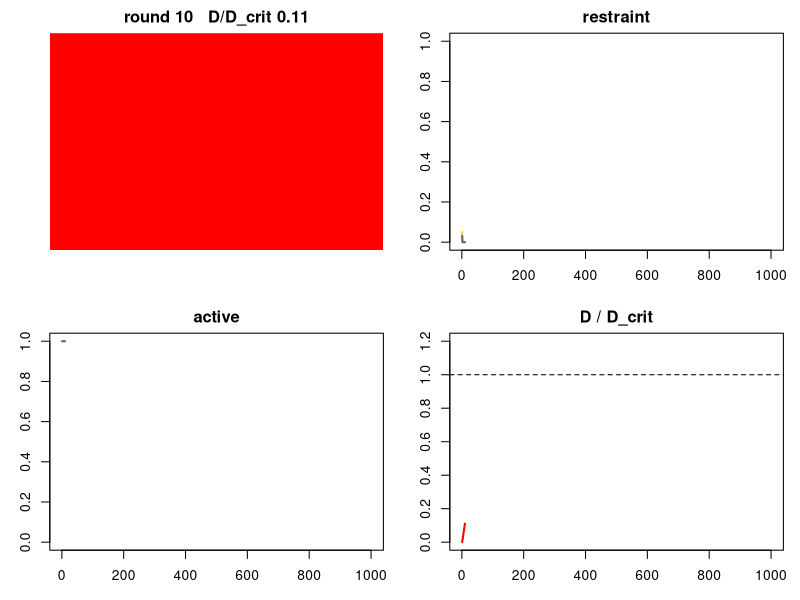
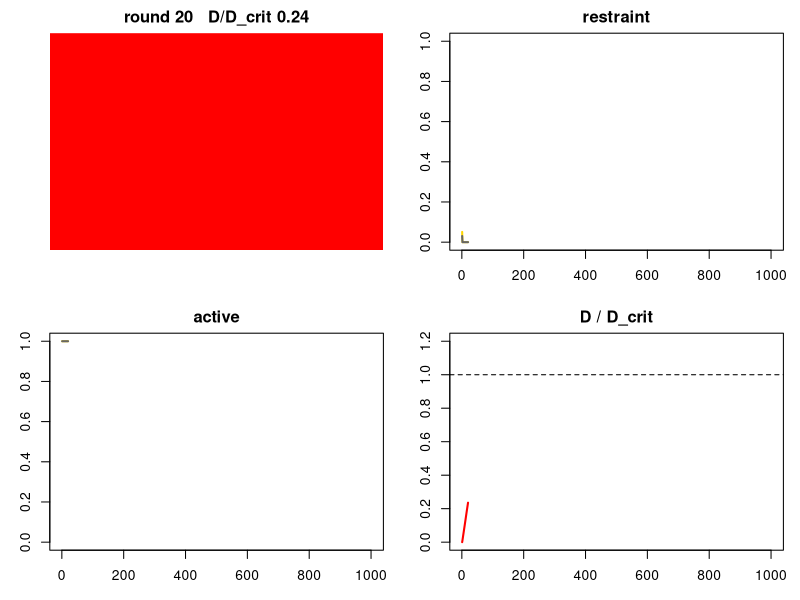
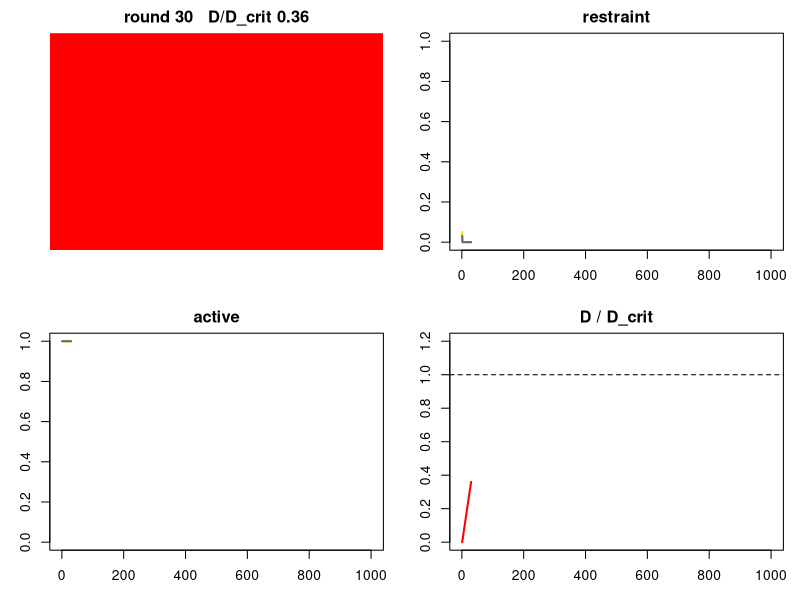
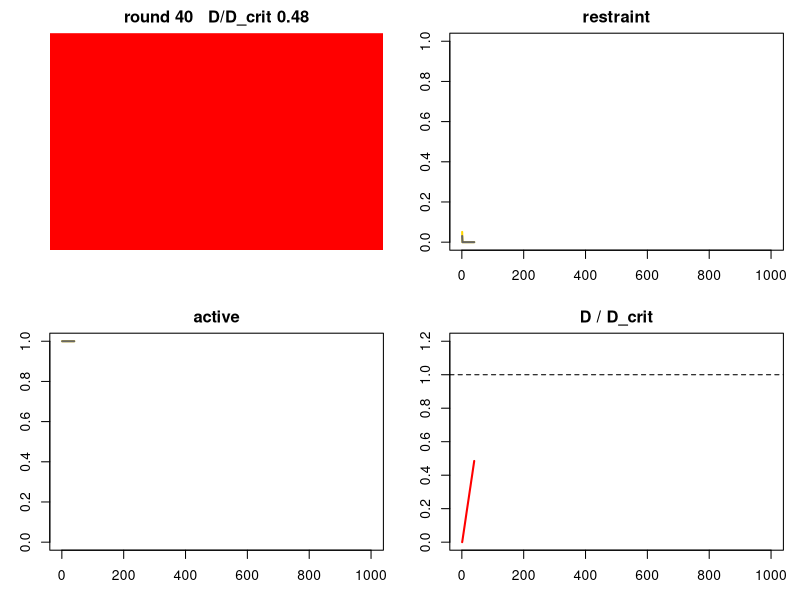
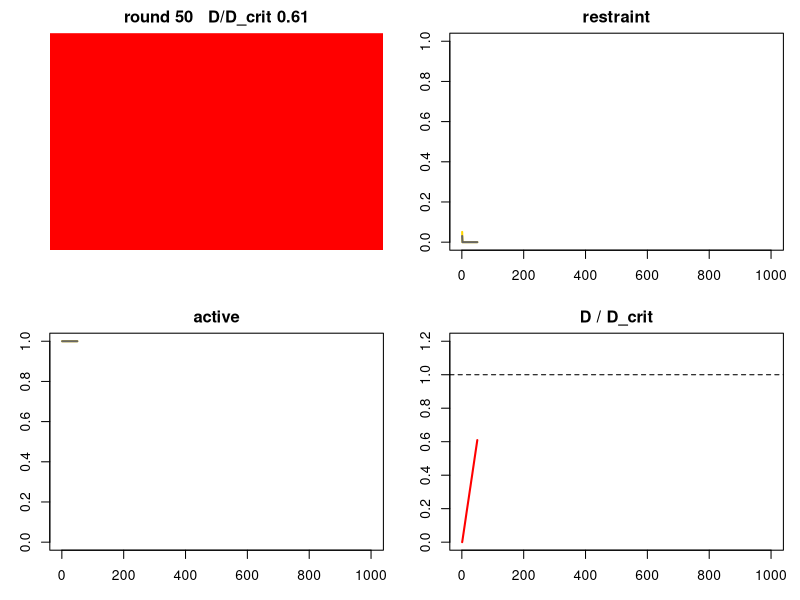
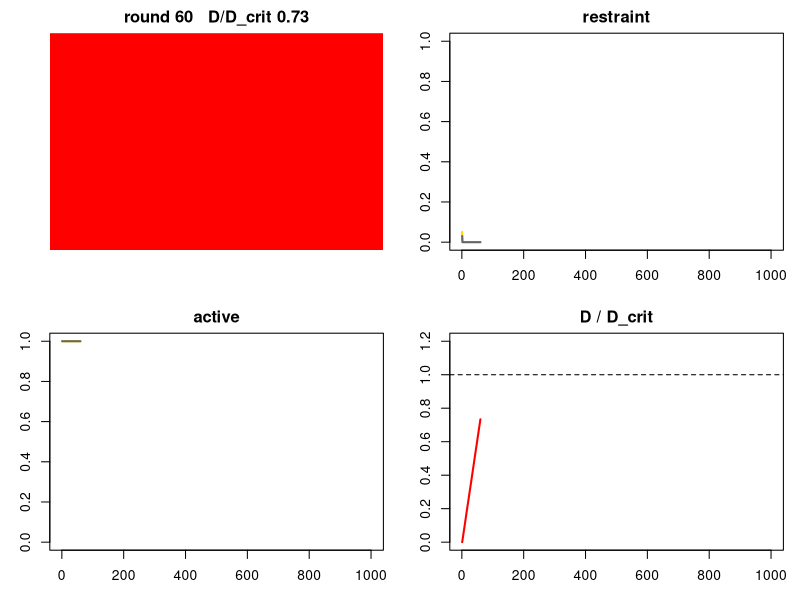
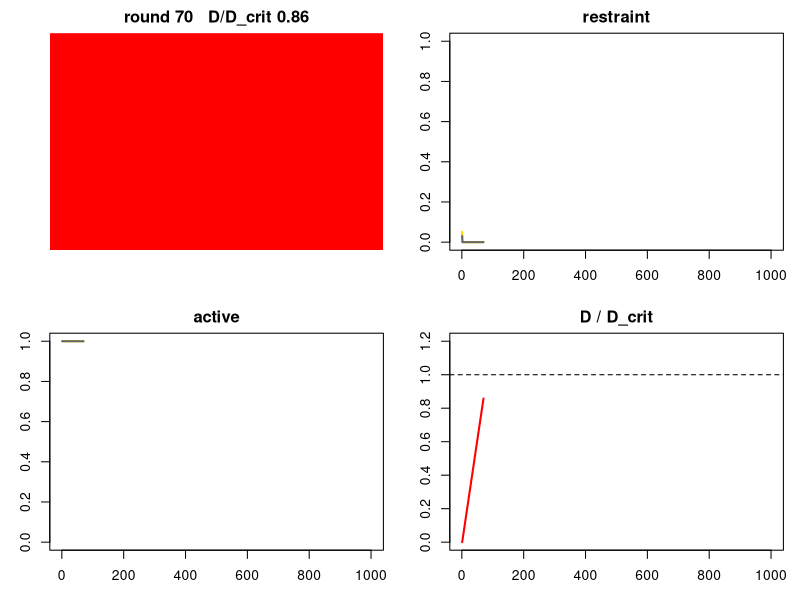
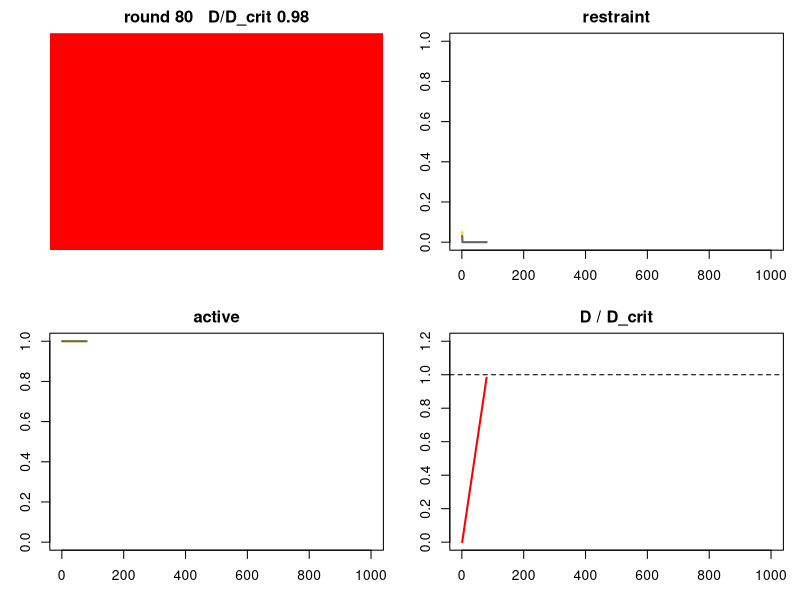

The R script that drew these images, in order:
#Model 01: income and fixed sink (was commons_v2.R, 16 Sept 2026)

#two groups A and B on a grid. one parameter differs: resources.
#agents extract or restrain. extracting earns more. every extractor adds to D.
#everyone loses dg*D. same absolute amount, so it hurts the poor more.
#at zero resources you are out. permanently.
#each round agents copy the best paid of their four neighbours.
#mechanisms plug in at step 5 and change payoff only. nothing else.

#make sure R is clear of old variables
rm(list=ls())

#use set.seed to fix random number generator
set.seed(100)

#set grid size and number of rounds
nd=14
T=1000

#set starting resources for each group, and the share of cells that are group A
rA=20
rB=10
pA=0.5

#set income. share=b0*h2/(r+h2), so the rich earn a thinner slice. restraining earns a*share*r
b0=0.034
h2=50
a=0.4

#below this you cannot restrain
C=8

#set commons. each extractor adds alpha. nature removes alpha*sigma*N.
#restrainers above sigma*N remove beta each
alpha=0.05
beta=0.01
sigma=0.5

#set damage. each agent loses dg*D
dg=0.001

#share extracting at t=0, and chance per round to restrain regardless
pinit=0.5
prand=0.01

#mechanism. none, flat_fee or wealth_levy. theta is the rate
mech="none"
theta=0

#draw while running. every n rounds
live=TRUE
every=10

#---------------------------------------------------------------
#set grids
#---------------------------------------------------------------

group=array(0,dim=c(nd,nd))     #0 = A, 1 = B
resource=array(0,dim=c(nd,nd))
grid=array(0,dim=c(nd,nd))      #1 = extract, 0 = restrain
income=array(0,dim=c(nd,nd))
payoff=array(0,dim=c(nd,nd))
alive=array(1,dim=c(nd,nd))
cumwb=array(0,dim=c(nd,nd))     #sum of resources held, for well-being
pay=array(0,dim=c(nd,nd))
get=array(0,dim=c(nd,nd))

N=nd*nd
Dh=numeric(T); actAh=numeric(T); actBh=numeric(T)
restAh=numeric(T); restBh=numeric(T)

#---------------------------------------------------------------
#initialize. groups fixed 50/50 and shuffled. resources from group. strategy random
#---------------------------------------------------------------

nA=round(pA*N)
tmp=sample(c(rep(0,nA),rep(1,N-nA)))
k=0
for(i in 1:nd){
  for(j in 1:nd){
    k=k+1
    group[i,j]=tmp[k]
    if(group[i,j]==0) resource[i,j]=rA else resource[i,j]=rB
    if(runif(1,0,1)<pinit) grid[i,j]=1.0 else grid[i,j]=0.0
  }
}

#D where damage equals mean income. reporting line only
D_crit=mean(b0*h2/(resource+h2)*resource)/dg
D=0.0

#---------------------------------------------------------------
#plot. grid, restraint, active, D/D_crit
#---------------------------------------------------------------

if(live) try(quartz(width=10,height=7),silent=TRUE)
draw=function(t){
  par(mfrow=c(2,2),mar=c(3,3,2,1))
  g=alive*(grid+1)   #0 out, 1 restrain, 2 extract
  image(1:nd,1:nd,t(g[nd:1,]),col=c("black","steelblue","red"),zlim=c(0,2),
        main=paste("round",t,"  D/D_crit",round(D/D_crit,2)),xlab="",ylab="",axes=FALSE)
  plot(1:t,restAh[1:t],type="l",lwd=2,col="gold",xlim=c(1,T),ylim=c(0,1),main="restraint",xlab="",ylab="")
  lines(1:t,restBh[1:t],lwd=2,col="grey40")
  plot(1:t,actAh[1:t],type="l",lwd=2,col="gold",xlim=c(1,T),ylim=c(0,1),main="active",xlab="",ylab="")
  lines(1:t,actBh[1:t],lwd=2,col="grey40")
  plot(1:t,Dh[1:t]/D_crit,type="l",lwd=2,col="red",xlim=c(1,T),ylim=c(0,max(1.2,Dh[1:t]/D_crit)),
       main="D / D_crit",xlab="",ylab="")
  abline(h=1,lty=2)
}

#---------------------------------------------------------------
#run
#---------------------------------------------------------------

for(t in 1:T){

  #step 1: act. a few restrain regardless. below C you extract. the dead do nothing
  for(i in 1:nd){
    for(j in 1:nd){
      if(alive[i,j]==0){ grid[i,j]=0; next }
      if(runif(1,0,1)<prand) grid[i,j]=0
      if(resource[i,j]<C) grid[i,j]=1
    }
  }

  #step 2: earn
  for(i in 1:nd){
    for(j in 1:nd){
      share=b0*h2/(resource[i,j]+h2)
      if(alive[i,j]==0) income[i,j]=0
      else if(grid[i,j]==1) income[i,j]=share*resource[i,j]
      else income[i,j]=a*share*resource[i,j]
    }
  }

  #step 3: commons. count extractors and restrainers
  next_=0; nres=0
  for(i in 1:nd){
    for(j in 1:nd){
      if(alive[i,j]==1 && grid[i,j]==1) next_=next_+1
      if(alive[i,j]==1 && grid[i,j]==0) nres=nres+1
    }
  }
  D=D+alpha*(next_-sigma*N)-beta*max(0,nres-sigma*N)
  if(D<0) D=0

  #step 4: damage
  for(i in 1:nd){
    for(j in 1:nd){
      payoff[i,j]=income[i,j]-dg*D
      if(alive[i,j]==0) payoff[i,j]=0
    }
  }

  #step 5: mechanism. who pays, then pot split across B
  pay[,]=0; get[,]=0
  if(theta>0 && mech!="none"){
    for(i in 1:nd){
      for(j in 1:nd){
        if(alive[i,j]==0) next
        if(mech=="flat_fee" && grid[i,j]==1) pay[i,j]=theta
        if(mech=="wealth_levy" && group[i,j]==0) pay[i,j]=theta*resource[i,j]
      }
    }
    nB=sum(alive==1 & group==1)
    if(nB>0) get[alive==1 & group==1]=sum(pay)/nB
    payoff=payoff-pay+get
  }

  #step 6: settle. resources move. at zero you are out
  for(i in 1:nd){
    for(j in 1:nd){
      if(alive[i,j]==1) resource[i,j]=resource[i,j]+payoff[i,j]
      if(resource[i,j]<=0){ alive[i,j]=0; resource[i,j]=0; grid[i,j]=0 }
    }
  }
  cumwb=cumwb+resource

  #step 7: imitate. copy the best paid of self and four neighbours. all at once
  newgrid=grid
  for(i in 1:nd){
    for(j in 1:nd){
      if(alive[i,j]==0) next

      # boundary conditions are periodic and wrap round
      if(i-1==0) am=nd else am=i-1
      if(i+1>nd) ap=1 else ap=i+1
      if(j-1==0) bm=nd else bm=j-1
      if(j+1>nd) bp=1 else bp=j+1

      best=payoff[i,j]; bests=grid[i,j]
      if(alive[ap,j]==1 && payoff[ap,j]>best){ best=payoff[ap,j]; bests=grid[ap,j] }
      if(alive[am,j]==1 && payoff[am,j]>best){ best=payoff[am,j]; bests=grid[am,j] }
      if(alive[i,bp]==1 && payoff[i,bp]>best){ best=payoff[i,bp]; bests=grid[i,bp] }
      if(alive[i,bm]==1 && payoff[i,bm]>best){ best=payoff[i,bm]; bests=grid[i,bm] }
      newgrid[i,j]=bests
    }
  }
  grid=newgrid

  #step 8: record
  Dh[t]=D
  actAh[t]=mean(alive[group==0]); actBh[t]=mean(alive[group==1])
  lA=(alive==1 & group==0); lB=(alive==1 & group==1)
  restAh[t]=if(sum(lA)>0) 1-mean(grid[lA]) else NA
  restBh[t]=if(sum(lB)>0) 1-mean(grid[lB]) else NA

  if(live && (t%%every==0 || t==T)){ draw(t); Sys.sleep(0.02) }
}

#---------------------------------------------------------------
#outcomes
#---------------------------------------------------------------

grid
alive

#share still active, per group
actAh[T]
actBh[T]

#restraint, per group
restAh[T]
restBh[T]

#commons at end, relative to critical
D/D_crit

#well-being = average resources held per round. three yardsticks
wb=cumwb/T
mean(wb)                                  #utilitarian
mean(wb[group==1])                        #maximin. B mean
mean(wb[group==0])-mean(wb[group==1])     #egalitarian. gap

if(!live) draw(T)
